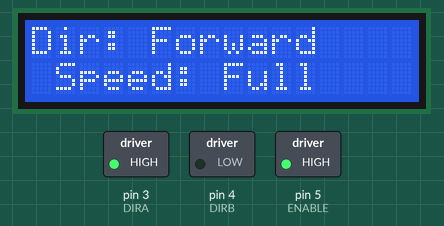
A sketch run on a simulated Arduino Uno, built with avr-gcc and run on an emulated ATmega328P. Parts: 16×2 character LCD, switched loads named in the sketch (green lamp = pin HIGH).

Above: at 0.1 s.
At 10.1 s:
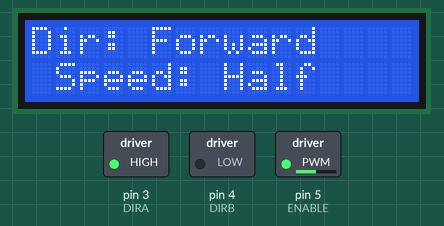
At 15.1 s:
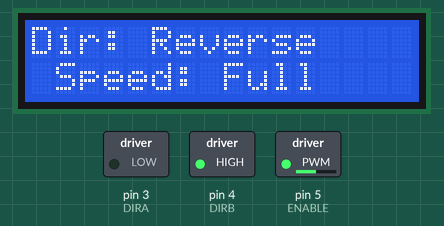
At 20.1 s:
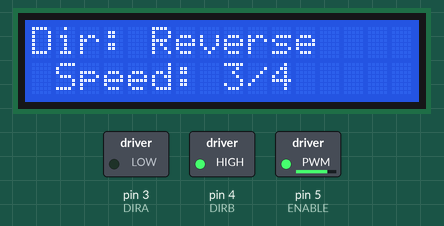
At 25.2 s:
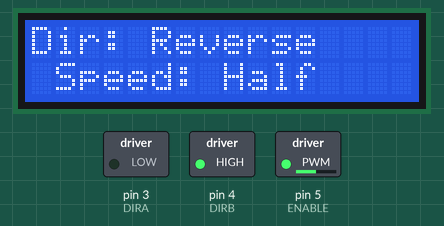
At 35.2 s:
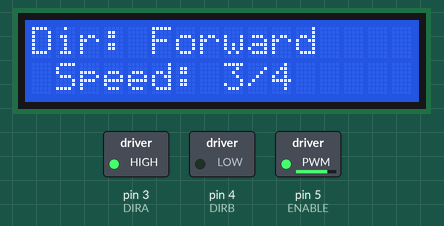
Timing chart, 0 to 36.7 s (numbered marks = the images above):
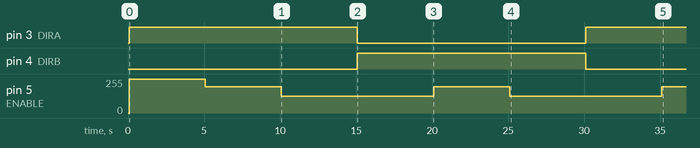

Measured:
- by itself, pin 3 (DIRA): LOW → HIGH at 0.07 s, → LOW 15.0 s later, → HIGH 15.0 s later
- by itself, pin 4 (DIRB): LOW → HIGH at 15.1 s, → LOW 15.0 s later
- by itself, pin 5 (ENABLE): repeats every 15.0 s: 198/255 5.0 s, 127/255 10.0 s
- what the display in image 1 shows lasts 5.0 s, from 10.1 s to 15.1 s

The sketch:

testFixture.ino
```cpp
#include <LiquidCrystal.h>

#define LCD_D7 13
#define LCD_D6 12
#define LCD_D5 11
#define LCD_D4 10
#define LCD_ENABLE 32
#define LCD_READ 28

#define FULL 255
#define THREE_QUARTER 198
#define HALF 255/2

// Define LCD pins
LiquidCrystal lcd(LCD_READ, LCD_ENABLE, LCD_D4, LCD_D5, LCD_D6, LCD_D7);

// Motor control pins
#define ENABLE 5
#define DIRA 3
#define DIRB 4

int i;

void setup() {
  // Set pin direction
  pinMode(ENABLE, OUTPUT);
  pinMode(DIRA, OUTPUT);
  pinMode(DIRB, OUTPUT);

  // Initialize LCD
  lcd.begin(16, 2);
  lcd.clear();

  Serial.begin(9600);
}

void loop() {
  lcd.clear();

  // Back and forth example
  lcd.print("One way, then reverse");
  lcd.clear();
  digitalWrite(ENABLE, HIGH); // enable on
  for (i = 0; i < 5; i++) {
    digitalWrite(DIRA, HIGH); // one way
    digitalWrite(DIRB, LOW);
    lcd.setCursor(0, 0);
    lcd.print("Dir: Forward");
    lcd.setCursor(1, 2);
    lcd.print("Speed: Full");
    delay(5000);
    lcd.clear();
    lcd.setCursor(0, 0);
    lcd.print("Dir: Forward");
    lcd.setCursor(1, 2);
    analogWrite(ENABLE, THREE_QUARTER);
    lcd.print("Speed: 3/4");
    delay(5000);
    lcd.clear();
    lcd.setCursor(0, 0);
    lcd.print("Dir: Forward");
    lcd.setCursor(1, 2);
    analogWrite(ENABLE, HALF);
    lcd.print("Speed: Half");
    delay(5000);

    lcd.clear();
    digitalWrite(DIRA, LOW);  // reverse
    digitalWrite(DIRB, HIGH);
    lcd.setCursor(0, 0);
    lcd.print("Dir: Reverse");
    lcd.setCursor(1, 2);
    lcd.print("Speed: Full");
    delay(5000);
    lcd.clear();
    lcd.setCursor(0, 0);
    lcd.print("Dir: Reverse");
    lcd.setCursor(1, 2);
    analogWrite(ENABLE, THREE_QUARTER);
    lcd.print("Speed: 3/4");
    delay(5000);
    lcd.clear();
    lcd.setCursor(0, 0);
    lcd.print("Dir: Reverse");
    lcd.setCursor(1, 2);
    analogWrite(ENABLE, HALF);
    lcd.print("Speed: Half");
    delay(5000);
  }
}
```
